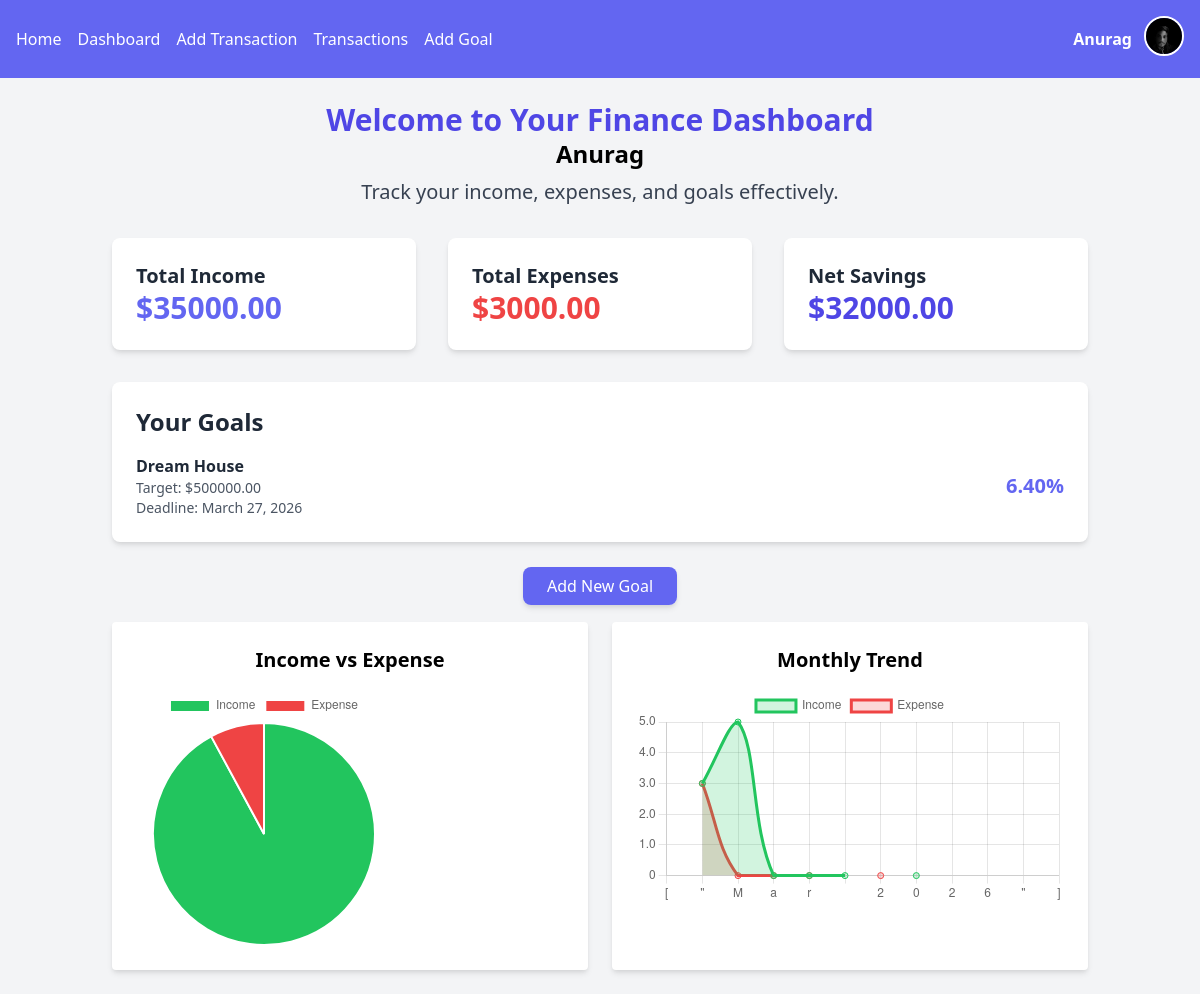
The app's page /dashboard/ (signed in) with its own data.
### finance/models.py (models this page shows, shortened)
class Profile(models.Model):
    user = models.OneToOneField(User, on_delete=models.CASCADE)
    avatar = models.ImageField(upload_to='avatars/', blank=True, null=True)
    bio = models.TextField(blank=True, default="")
    monthly_budget = models.DecimalField(max_digits=10, decimal_places=2, default=0)
    currency = models.CharField(max_length=10, default="₹")
    created_at = models.DateTimeField(auto_now_add=True)

class Goal(models.Model):
    user = models.ForeignKey(User, on_delete=models.CASCADE)
    name  =models.CharField(max_length=100)
    target_amount = models.DecimalField(max_digits=10,decimal_places=2)
    deadline=models.DateField()

### finance/views.py (the view)
# urls.py: path('dashboard/', DashboardView.as_view(), name='dashboard'),
class DashboardView(LoginRequiredMixin, View):
    def get(self, request, *args, **kwargs):
        transactions = Transaction.objects.filter(user=request.user)
        goals = Goal.objects.filter(user=request.user)
        total_income = Transaction.objects.filter(
            user=request.user,
            transaction_type='Income'
        ).aggregate(Sum('amount'))['amount__sum'] or 0
        total_expense = Transaction.objects.filter(
            user=request.user,
            transaction_type='Expense'
        ).aggregate(Sum('amount'))['amount__sum'] or 0
        net_savings = total_income - total_expense
        remaining_savings = net_savings
        goal_progress = []
        for goal in goals:
            if remaining_savings >= goal.target_amount:
                goal_progress.append({'goal': goal, 'progress': 100})
                remaining_savings -= goal.target_amount
            elif remaining_savings > 0:
                progress = (remaining_savings / goal.target_amount) * 100
                goal_progress.append({'goal': goal, 'progress': progress})
                remaining_savings = 0
            else:
                goal_progress.append({'goal': goal, 'progress': 0})
        monthly_data = (
            Transaction.objects
            .filter(user=request.user)
            .annotate(month=TruncMonth('date'))
            .values('month', 'transaction_type')
            .annotate(total=Sum('amount'))
            .order_by('month')
        )
        months = []
        income_data = []
        expense_data = []
        for entry in monthly_data:
            month_label = entry['month'].strftime('%b %Y')
            if month_label not in months:
                months.append(month_label)
        for month in months:
            income = sum(
                e['total']
                for e in monthly_data
                if e['month'].strftime('%b %Y') == month and e['transaction_type'] == 'Income'
            )
            expense = sum(
                e['total']
                for e in monthly_data
                if e['month'].strftime('%b %Y') == month and e['transaction_type'] == 'Expense'
            )
            income_data.append(float(income) if income else 0)
            expense_data.append(float(expense) if expense else 0)
        context = {
            'transactions': transactions,
            'total_income': total_income,
            'total_expense': total_expense,
            'net_savings': net_savings,
            'goal_progress': goal_progress,
            'months': json.dumps(months),
            'income_data': json.dumps(income_data),
            'expense_data': json.dumps(expense_data),
        }
        return render(request, 'finance/dashboard.html', context)

### finance/templates/finance/dashboard.html (shortened to what this page needs)
{% extends 'finance/base.html' %}
{% block content %}
<div class="container mx-auto p-6">
    <div class="text-center mb-8">
        <h1 class="text-3xl font-bold text-indigo-600">Welcome to Your Finance Dashboard</h1>
        <h1 class="text-2xl font-bold">{{ request.user|capfirst }}</h1>
        <p class="text-xl text-gray-700 mt-2">Track your income, expenses, and goals effectively.</p>
    </div>
    <div class="grid grid-cols-1 sm:grid-cols-2 lg:grid-cols-3 gap-8 mb-8">
        <div class="bg-white p-6 rounded-lg shadow-md">
            <h2 class="text-xl font-semibold text-gray-800">Total Income</h2>
            <p class="text-3xl font-bold text-indigo-500">${{ total_income|floatformat:2 }}</p>
        </div>
        <div class="bg-white p-6 rounded-lg shadow-md">
            <h2 class="text-xl font-semibold text-gray-800">Total Expenses</h2>
            <p class="text-3xl font-bold text-red-500">${{ total_expense|floatformat:2 }}</p>
        </div>
        <div class="bg-white p-6 rounded-lg shadow-md">
            <h2 class="text-xl font-semibold text-gray-800">Net Savings</h2>
            <p class="text-3xl font-bold text-indigo-600">${{ net_savings|floatformat:2 }}</p>
        </div>
    </div>
    <div class="bg-white p-6 rounded-lg shadow-md mb-8">
        <h2 class="text-2xl font-semibold text-gray-800 mb-4">Your Goals</h2>
        <ul class="space-y-4">
            {% for item in goal_progress %}
            <li class="flex justify-between items-center">
                <div class="text-gray-800">
                    <p class="font-semibold">{{ item.goal.name }}</p>
                    <p class="text-sm text-gray-600">Target: ${{ item.goal.target_amount|floatformat:2 }}</p>
                    <p class="text-sm text-gray-600">Deadline: {{ item.goal.deadline }}</p>
                </div>
                <div class="text-right">
                    <p class="text-xl font-bold text-indigo-500">{{ item.progress|floatformat:2 }}%</p>
                </div>
            </li>
            {% endfor %}
        </ul>
    </div>
    <div class="text-center">
      <a href="{% url 'goal_add' %}" class="bg-indigo-500 text-white px-6 py-2 rounded-lg shadow-md hover:bg-indigo-600 transition">Add New Goal</a>
    </div>
    <div class="grid grid-cols-1 md:grid-cols-2 gap-6 mt-6">
    <div class="bg-white p-6 rounded shadow-md">
        <h2 class="text-xl font-bold mb-4 text-center">Income vs Expense</h2>
        <div class="h-64">
            <canvas id="pieChart"></canvas>
        </div>
    </div>
    <div class="bg-white p-6 rounded shadow-md">
        <h2 class="text-xl font-bold mb-4 text-center">Monthly Trend</h2>
        <div class="h-64">
            <canvas id="lineChart"></canvas>
        </div>
    </div>
</div>
</div>
<script>
document.addEventListener("DOMContentLoaded", function() {
    // --------------------
    // GET DJANGO DATA SAFELY
    // --------------------
    const totalIncome = JSON.parse(document.getElementById('total-income').textContent);
    const totalExpense = JSON.parse(document.getElementById('total-expense').textContent);
    const months = JSON.parse(document.getElementById('months-data').textContent);
    const incomeData = JSON.parse(document.getElementById('income-data').textContent);
    const expenseData = JSON.parse(document.getElementById('expense-data').textContent);
    // --------------------
    // PIE CHART
    // --------------------
    const pieCanvas = document.getElementById('pieChart');
    if (pieCanvas) {
        new Chart(pieCanvas, {
            type: 'pie',
            data: {
                labels: ['Income', 'Expense'],
                datasets: [{
                    data: [totalIncome, totalExpense],
                    backgroundColor: ['#22c55e', '#ef4444']
                }]
            },
            options: {
                responsive: true
            }
        });
    }
    // --------------------
    // LINE CHART
    // --------------------
    const lineCanvas = document.getElementById('lineChart');
    if (lineCanvas) {
        new Chart(lineCanvas, {
            type: 'line',
            data: {
                labels: months,
                datasets: [
                    {
                        label: 'Income',
                        data: incomeData,
                        borderColor: '#22c55e',
                        backgroundColor: 'rgba(34,197,94,0.2)',
                        tension: 0.4,
                        fill: true
                    },
                    {
                        label: 'Expense',
                        data: expenseData,
                        borderColor: '#ef4444',
                        backgroundColor: 'rgba(239,68,68,0.2)',
                        tension: 0.4,
                        fill: true
                    }
                ]
            },
            options: {
                responsive: true
            }
        });
    }
});
</script>
{% endblock content %}

### finance/templates/finance/base.html (shortened to what this page needs)
{% load static %}
<!DOCTYPE html>
<html lang="en">
<head>
<link href="https://cdn.jsdelivr.net/npm/tailwindcss@2.2.19/dist/tailwind.min.css" rel="stylesheet">
</head>
<body class="bg-gray-100">
    <nav class="bg-indigo-500 p-4 text-white flex justify-between items-center">
        <div class="flex space-x-4">
            <a href="{% url 'home' %}" class="hover:underline">Home</a>
            {% if user.is_authenticated %}
                <a href="{% url 'dashboard' %}" class="hover:underline">Dashboard</a>
                <a href="{% url 'transaction_add' %}" class="hover:underline">Add Transaction</a>
                <a href="{% url 'transaction_list' %}" class="hover:underline">Transactions</a>
                <a href="{% url 'goal_add' %}" class="hover:underline">Add Goal</a>
            {% endif %}
        </div>
        {% if user.is_authenticated %}
            <div class="relative flex items-center space-x-3">
                <span class="hidden sm:inline font-semibold">{{ user.username|capfirst }}</span>
                <div x-data="{ open: false }" class="relative">
                    <button @click="open = !open" class="focus:outline-none">
                        <img
                            src="{% if user.profile.avatar %}{{ user.profile.avatar.url }}{% else %}/static/images/default_avatar.png{% endif %}"
                            alt="Avatar"
                            class="w-10 h-10 rounded-full object-cover border-2 border-white hover:ring-2 hover:ring-white transition"
                        >
                    </button>
                </div>
            </div>
        {% else %}
            <div class="flex space-x-4">
                <a href="{% url 'login' %}" class="hover:underline">Login</a>
                <a href="{% url 'register' %}" class="hover:underline">Register</a>
            </div>
        {% endif %}
    </nav>
    {% block content %}{% endblock content %}
</body>
</html>

### records on screen
Goal: goal.name "Dream House", goal.target_amount "500000.00", goal.deadline "March 27, 2026", progress "6.40"

### other values on screen
{{ user.username|capfirst }} "Anurag"
{{ request.user|capfirst }} "Anurag"
{{ total_income|floatformat:2 }} "35000.00"
{{ total_expense|floatformat:2 }} "3000.00"
{{ net_savings|floatformat:2 }} "32000.00"
